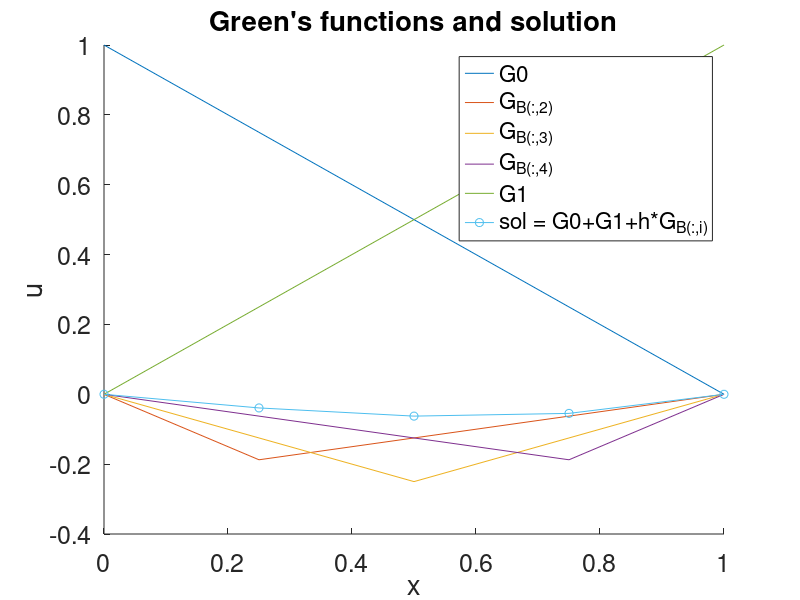

Reproduce this figure in MATLAB.
%%
clear; clc;
close all;

%% interval [a, b]
a = 0;
b = 1;

%% functions
%uexact = @(x) x.^4+c1*x.^3+c2*x.^2+c3*x+c4;
%f_x = @(x) 12*x.^2;
f_x = @(x) x;

%% Dirichlet condition
%alpha = uexact(a);
%beta = uexact(b);
alpha = 0;
beta = 0;

%% intervals
n_interval = 6;
m = n_interval - 1;
h = (b-a)/(m-1);

%% xj
x0 = 0;
xm = 1;
x_i = (a+h:h:b-h)';

%% matrix A
A = (-2)*eye(m);
A(1,1) = A(1,1)*(h^2)/(-2);
A(m,m) = A(m,m)*(h^2)/(-2);

for i = 2:m-1
    A(i, i-1) = 1;
    A(i, i+1) = 1;
end
A = A/(h^2);

%% matrix B=A^-1
B = zeros(m);

B(1, 1) = 1-x0;
B(m, m) = xm;

for i = 2:m-1
    B(i, 1) = 1-x_i(i-1);
    B(i, m) = x_i(i-1);
end

for i = 2:m-1
    for j = 2:m-1
        if i<=j
            B(i, j) = h*(x_i(j-1)-1)*x_i(i-1);
        else
            B(i, j) = h*(x_i(i-1)-1)*x_i(j-1);
        end
    end
end

%% vector F
F = zeros(m, 1);
F(1, 1) = alpha;
F(m, 1) = beta;
for i = 2:m-1
    F(i, 1) = f_x(x_i(i-1));
end

%% vector U
U = zeros(m, 1);
U = alpha*B(:, 1) + beta*B(:, m);
for i = 2:m-1
    U = U + F(i)*B(:, i);
end

%% AU = F
Uexact = A\F;

%% plot
% {
hold on
for i=1:m
    if (i==1)|(i==m)
        plot([x0; x_i; xm], B(:,i))
    else
        plot([x0; x_i; xm], B(:,i)/h)
    end
end

plot([x0; x_i; xm], U, 'o-')
legend('G0', 'G_{B(:,2)}', 'G_{B(:,3)}', 'G_{B(:,4)}', 'G1', 'sol = G0+G1+h*G_{B(:,i)}')
xlabel('x')
ylabel('u')
title('Green''s functions and solution')
set(gca,'FontSize', 18)
%}